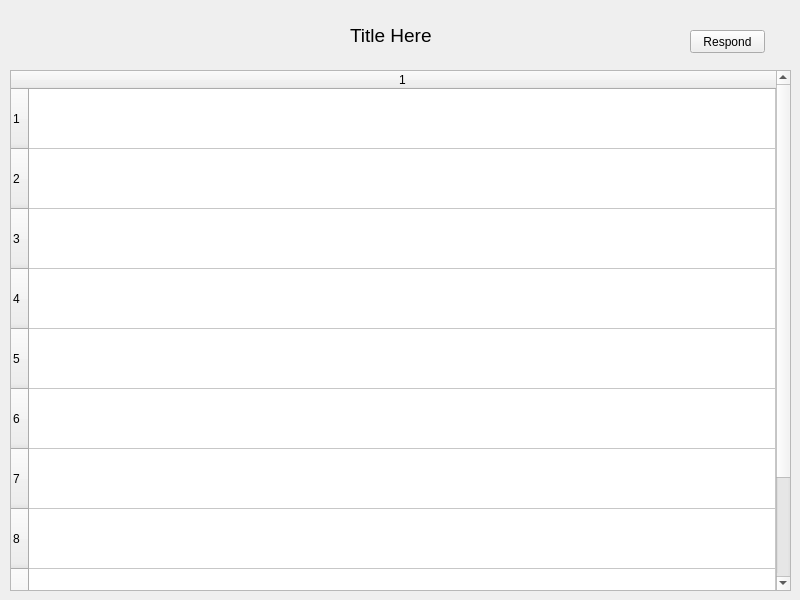
<?xml version="1.0" encoding="UTF-8"?>
<ui version="4.0">
 <class>Thread</class>
 <widget class="QWidget" name="Thread">
  <property name="geometry">
   <rect>
    <x>0</x>
    <y>0</y>
    <width>800</width>
    <height>600</height>
   </rect>
  </property>
  <property name="windowTitle">
   <string>Form</string>
  </property>
  <widget class="QTableWidget" name="tableWidget">
   <property name="geometry">
    <rect>
     <x>10</x>
     <y>70</y>
     <width>781</width>
     <height>521</height>
    </rect>
   </property>
   <property name="editTriggers">
    <set>QAbstractItemView::DoubleClicked</set>
   </property>
   <property name="rowCount">
    <number>10</number>
   </property>
   <property name="columnCount">
    <number>1</number>
   </property>
   <attribute name="horizontalHeaderStretchLastSection">
    <bool>true</bool>
   </attribute>
   <attribute name="verticalHeaderDefaultSectionSize">
    <number>60</number>
   </attribute>
   <attribute name="verticalHeaderShowSortIndicator" stdset="0">
    <bool>false</bool>
   </attribute>
   <attribute name="verticalHeaderStretchLastSection">
    <bool>false</bool>
   </attribute>
   <row/>
   <row/>
   <row/>
   <row/>
   <row/>
   <row/>
   <row/>
   <row/>
   <row/>
   <row/>
   <column/>
  </widget>
  <widget class="QLabel" name="label">
   <property name="geometry">
    <rect>
     <x>350</x>
     <y>20</y>
     <width>101</width>
     <height>31</height>
    </rect>
   </property>
   <property name="font">
    <font>
     <pointsize>14</pointsize>
    </font>
   </property>
   <property name="text">
    <string>Title Here</string>
   </property>
  </widget>
  <widget class="QPushButton" name="pushButton">
   <property name="geometry">
    <rect>
     <x>690</x>
     <y>30</y>
     <width>75</width>
     <height>23</height>
    </rect>
   </property>
   <property name="text">
    <string>Respond</string>
   </property>
  </widget>
 </widget>
 <resources/>
 <connections/>
</ui>
